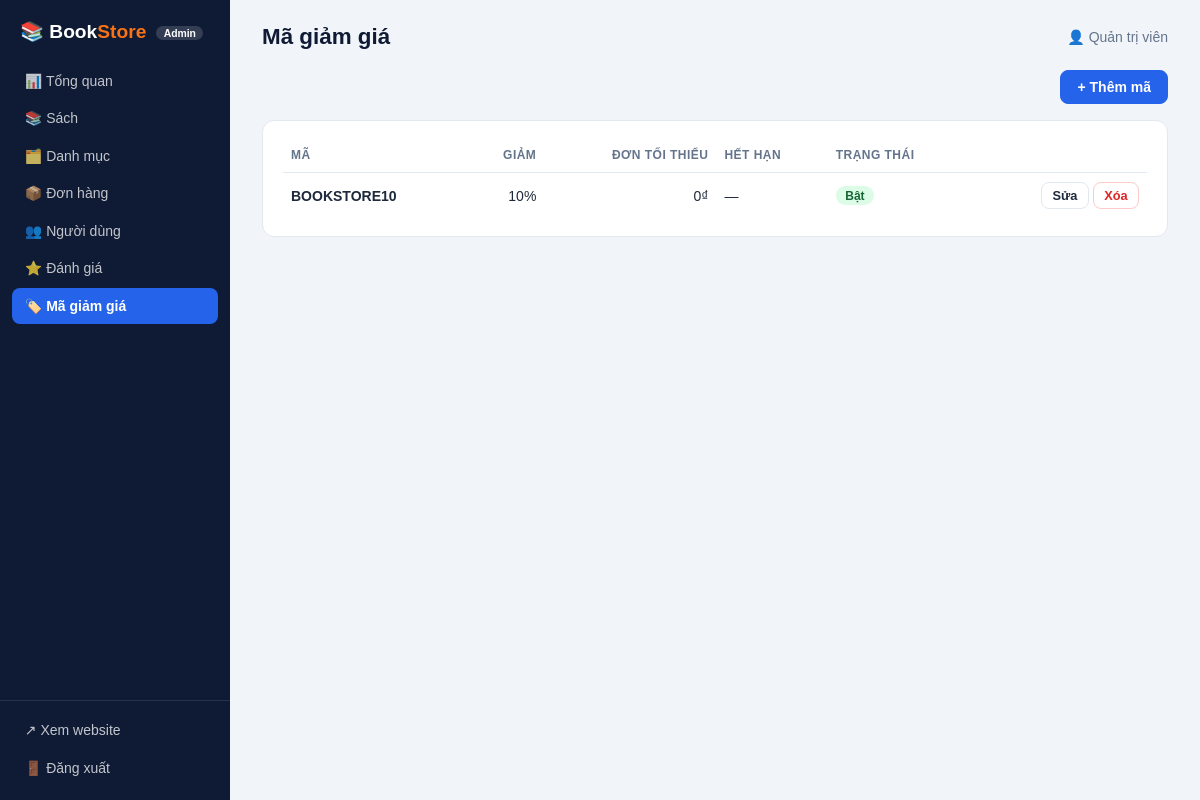
Page /admin/index.php?page=coupons&action=index (signed in) on the committed database.
### tables this page shows
CREATE TABLE IF NOT EXISTS coupons (
  id               INT UNSIGNED AUTO_INCREMENT PRIMARY KEY,
  code             VARCHAR(40) NOT NULL UNIQUE,
  discount_percent TINYINT UNSIGNED NOT NULL,
  min_order        INT UNSIGNED NOT NULL DEFAULT 0,
  is_active        TINYINT(1) NOT NULL DEFAULT 1,
  expires_at       DATE NULL
);

### app/core/Controller.php (called while the page is built, shortened)
<?php
abstract class Controller {
    protected string $page = '';
    public function run(string $action): void {
        $this->$action();
    }
    protected function render(string $view, array $data = []): void {
        $data['active'] = $data['active'] ?? $this->page;
        extract($data, EXTR_SKIP);
        require ROOT . '/app/views/' . $view . '.php';
        require ROOT . '/app/views/layout.php';
    }
}

### app/controllers/CouponController.php (called while the page is built, shortened)
<?php
class CouponController extends Controller {
    public function index(): void {
        $this->render('coupons/index', ['title' => 'Mã giảm giá', 'coupons' => Coupon::all()]);
    }
}

### admin/index.php (called while the page is built, shortened)
<?php
require __DIR__ . '/../app/bootstrap.php';
$action = (string) ($_GET['action'] ?? 'index');
(new $routes[$page])->run($action);

### app/bootstrap.php (called while the page is built, shortened)
<?php
function cfg(string $key, $default = null) {
    $v = $GLOBALS['__cfg'];
    foreach (explode('.', $key) as $k) {
        $v = $v[$k];
    }
    return $v;
}
function e($s): string { return htmlspecialchars((string) $s, ENT_QUOTES, 'UTF-8'); }
function money($n): string { return number_format((int) $n, 0, ',', '.') . '₫'; }
function a_url(string $page, string $action = 'index', array $q = []): string {
    return 'index.php?' . http_build_query(array_merge(['page' => $page, 'action' => $action], $q));
}

### app/core/Database.php (called while the page is built, shortened)
<?php
class Database {
    private static ?PDO $pdo = null;
    public static function pdo(): PDO {
        if (self::$pdo === null) {
            $c = cfg('db');
            $dsn = "mysql:host={$c['host']};dbname={$c['name']};charset={$c['charset']}";
            self::$pdo = new PDO($dsn, $c['user'], $c['pass'], [
                PDO::ATTR_ERRMODE            => PDO::ERRMODE_EXCEPTION,
                PDO::ATTR_DEFAULT_FETCH_MODE => PDO::FETCH_ASSOC,
                PDO::ATTR_EMULATE_PREPARES   => false,
            ]);
        }
        return self::$pdo;
    }
    public static function run(string $sql, array $p = []): PDOStatement {
        $st = self::pdo()->prepare($sql);
        $st->execute($p);
        return $st;
    }
    public static function all(string $sql, array $p = []): array { return self::run($sql, $p)->fetchAll(); }
}

### app/models/Coupon.php (called while the page is built, shortened)
<?php
class Coupon {
    public static function all(): array { return Database::all('SELECT * FROM coupons ORDER BY id DESC'); }
}

### app/views/coupons/index.php (the view, shortened to what this page needs)
<div class="toolbar"><span class="grow"></span><a class="btn primary" href="<?= e(a_url('coupons', 'create')) ?>">+ Thêm mã</a></div>
<section class="box">
  <table>
    <tr><th>Mã</th><th class="r">Giảm</th><th class="r">Đơn tối thiểu</th><th>Hết hạn</th><th>Trạng thái</th><th></th></tr>
    <?php foreach ($coupons as $c): ?>
      <tr>
        <td><b><?= e($c['code']) ?></b></td>
        <td class="r"><?= (int) $c['discount_percent'] ?>%</td>
        <td class="r"><?= e(money($c['min_order'])) ?></td>
        <td><?= $c['expires_at'] ? e(date('d/m/Y', strtotime($c['expires_at']))) : '—' ?></td>
        <td><?= (int) $c['is_active'] === 1 ? '<span class="badge on">Bật</span>' : '<span class="badge off">Tắt</span>' ?></td>
        <td class="r">
          <a class="btn sm" href="<?= e(a_url('coupons', 'edit', ['id' => $c['id']])) ?>">Sửa</a>
          <form class="inline" method="post" action="<?= e(a_url('coupons', 'delete', ['id' => $c['id']])) ?>" onsubmit="return confirm('Xóa mã này?')">
            <?= csrf_field() ?><button class="btn sm danger">Xóa</button>
          </form>
        </td>
      </tr>
    <?php endforeach; ?>
  </table>
</section>

### admin/assets/admin.css (style rules this page uses)
:root { --navy:#0f1b35;--blue:#2563eb;--orange:#f97316;--bg:#f1f5f9;--bd:#e2e8f0;--tx:#1e293b;--tx2:#64748b;--ok:#16a34a;--err:#dc2626 }
* { box-sizing:border-box }
body { margin:0;font-family:'Be Vietnam Pro',Poppins,Arial,sans-serif;background:var(--bg);color:var(--tx);font-size:14px;display:flex;min-height:100vh }
a { color:var(--blue);text-decoration:none }
.card,.box { background:#fff;border:1px solid var(--bd);border-radius:12px;padding:1.1rem 1.25rem }
table { width:100%;border-collapse:collapse }
th,td { text-align:left;padding:.6rem .5rem;border-bottom:1px solid var(--bd);vertical-align:middle }
th { font-size:.75rem;text-transform:uppercase;letter-spacing:.04em;color:var(--tx2) }
tr:last-child td { border-bottom:none }
td.r,th.r { text-align:right }
.btn { display:inline-block;border:1px solid var(--bd);background:#fff;color:var(--tx);padding:.5rem 1rem;border-radius:8px;cursor:pointer;font:inherit;font-weight:600 }
.btn.primary { background:var(--blue);border-color:var(--blue);color:#fff }
.btn.danger { color:var(--err);border-color:#fecaca }
.btn.sm { padding:.3rem .65rem;font-size:.8rem }
form.inline { display:inline }
.toolbar { display:flex;gap:.6rem;flex-wrap:wrap;margin-bottom:1rem;align-items:center }
.badge { display:inline-block;padding:.15rem .6rem;border-radius:20px;font-size:.75rem;font-weight:700;background:#e2e8f0;color:#334155 }
.badge.delivered,.badge.on { background:#dcfce7;color:#166534 }

### rows in the picture
coupons: code "BOOKSTORE10", discount_percent "10", min_order "0₫", is_active "Bật"

### other values in the picture
$item[0] "📊"
$item[1] "Tổng quan"
$item[0] "📚"
$item[1] "Sách"
$item[0] "🗂️"
$item[1] "Danh mục"
$item[0] "📦"
$item[1] "Đơn hàng"
$item[0] "👥"
$item[1] "Người dùng"
$item[0] "⭐"
$item[1] "Đánh giá"
$item[0] "🏷️"
$item[1] "Mã giảm giá"
$title "Mã giảm giá"
